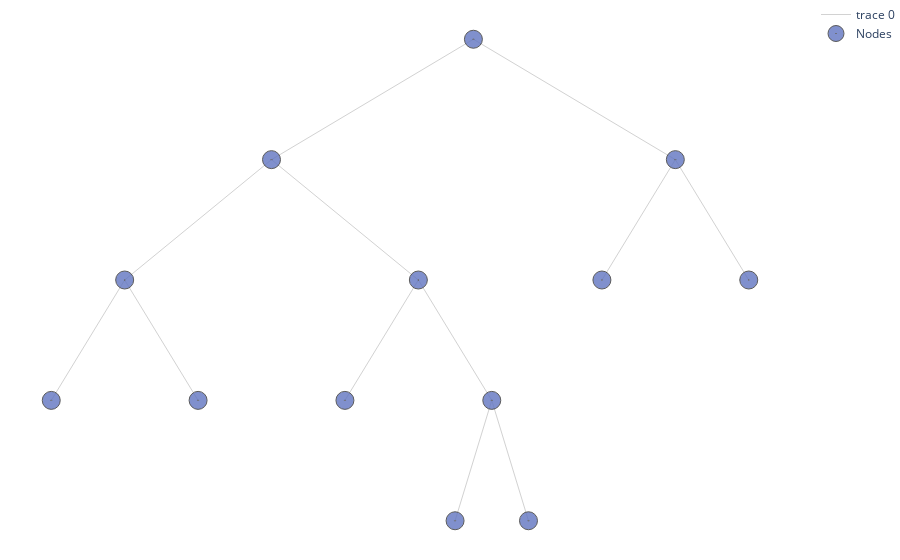

Notebook source saved alongside this figure:
### Code cell
import warnings
warnings.filterwarnings("ignore", category=FutureWarning) 


tree.print_tree(table = True, html = False).style.hide() #print both the pruned and non pruned tree 
#cart.print_tree(table = False, html = False, visual_pruning = True)

### Figure 1 — Plotly figure (JSON) as saved in the notebook; plotly's stock layout.template omitted (floating-point values rounded to 4 significant figures)
{"data": [{"hoverinfo": "none", "line": {"color": "rgb(210,210,210)", "width": 1}, "mode": "lines", "type": "scatter", "x": [0, -2.75, null, 0, 2.75, null, -2.75, -4.75, null, -2.75, -0.75, null, 2.75, 1.75, null, 2.75, 3.75, null, -4.75, -5.75, null, -4.75, -3.75, null, -0.75, -1.75, null, -0.75, 0.25, null, 0.25, -0.25, null, 0.25, 0.75, null], "y": [6, 5, null, 6, 5, null, 5, 4, null, 5, 4, null, 5, 4, null, 5, 4, null, 4, 3, null, 4, 3, null, 4, 3, null, 4, 3, null, 3, 2, null, 3, 2, null]}, {"hoverinfo": "text", "marker": {"color": "#6175c1", "line": {"color": "rgb(50,50,50)", "width": 1}, "size": 18, "symbol": "circle-dot"}, "mode": "markers", "name": "Nodes", "opacity": 0.8, "text": ["n8<br>Class: YES<br>tau : None<br>Samples : 5<br>GPR: []<br>LPR: []", "n9<br>Class: YES<br>tau : None<br>Samples : 22<br>GPR: []<br>LPR: []", "n10<br>Class: NO<br>tau : None<br>Samples : 5<br>GPR: []<br>LPR: []", "n22<br>Class: YES<br>tau : None<br>Samples : 12<br>GPR: 0.486<br>LPR: 0.257", "n23<br>Class: YES<br>tau : None<br>Samples : 9<br>GPR: []<br>LPR: []", "n6<br>Class: YES<br>tau : None<br>Samples : 33<br>GPR: 0.694<br>LPR: 0.333", "n7<br>Class: NO<br>tau : None<br>Samples : 194<br>GPR: 0.213<br>LPR: 0.112", "n1<br>ShelveLoc in (b'Medium', b'Bad')<br>Class:NO<br>tau : 0.15<br>Samples: 280<br>GPR: 0.177<br>LPR: 0.153", "n2<br>Price > 121.0<br>Class:YES<br>tau : 0.18<br>Samples: 53<br>GPR: 0.809<br>LPR: 0.184", "n4<br>Income > 32.5<br>Class:YES<br>tau : 0.17<br>Samples: 27<br>GPR: 0.481<br>LPR: 0.169", "n5<br>Income > 36.0<br>Class:YES<br>tau : 0.38<br>Samples: 26<br>GPR: 0.919<br>LPR: 0.381", "n11<br>Education > 15.5<br>Class:YES<br>tau : 0.23<br>Samples: 21<br>GPR: 0.563<br>LPR: 0.234", "n3<br>Price > 92.5<br>Class:NO<br>tau : 0.14<br>Samples: 227<br>GPR: 0.442<br>LPR: 0.144"], "type": "scatter", "x": [-5.75, -3.75, -1.75, -0.25, 0.75, 1.75, 3.75, 0, -2.75, -4.75, -0.75, 0.25, 2.75], "y": [3, 3, 3, 2, 2, 4, 4, 6, 5, 4, 4, 3, 5]}], "layout": {"margin": {"b": 0, "l": 0, "r": 0, "t": 0}, "plot_bgcolor": "rgba(0, 0, 0, 0)", "xaxis": {"showticklabels": false, "visible": false}, "yaxis": {"showticklabels": true, "visible": false}}}
